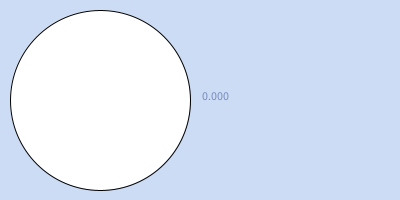
Frame 1 (no input)
Frame 60 (the mouse pressed at the canvas centre just before this capture): identical to frame 1, image omitted
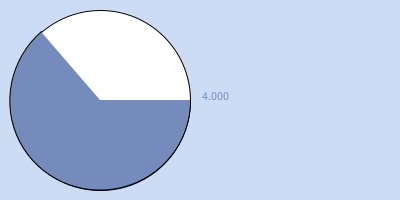
Frame 120 (the mouse held since frame 60 and released just before this capture)

The Processing sketch that drew these frames (run headless with seeded random() and noise(); from frame 60 on, the mouse is pressed at the canvas centre):

// Processing sketch: sketch_210611a
// ── sketch_210611a.pde

void setup(){
 size(400,200); 
}
void draw(){
 background(205,220,245);
 fill(255);
 ellipse(100,100, 180,180);
 fill(116,139,188);
 float  stop=mouseX/50.0;
 text(stop, 200,100);
 arc(100,100, 180,180, 0, stop);
}
